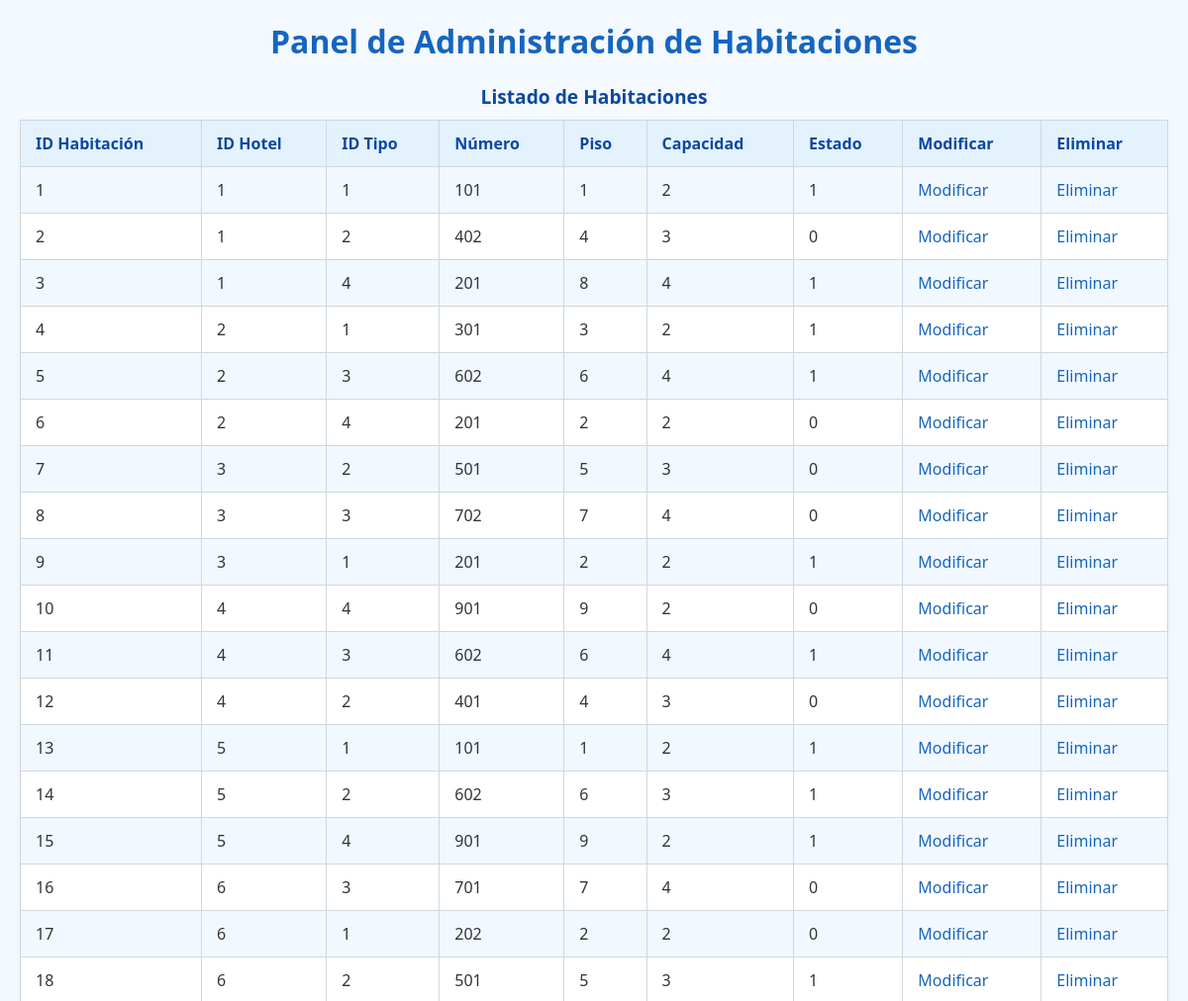
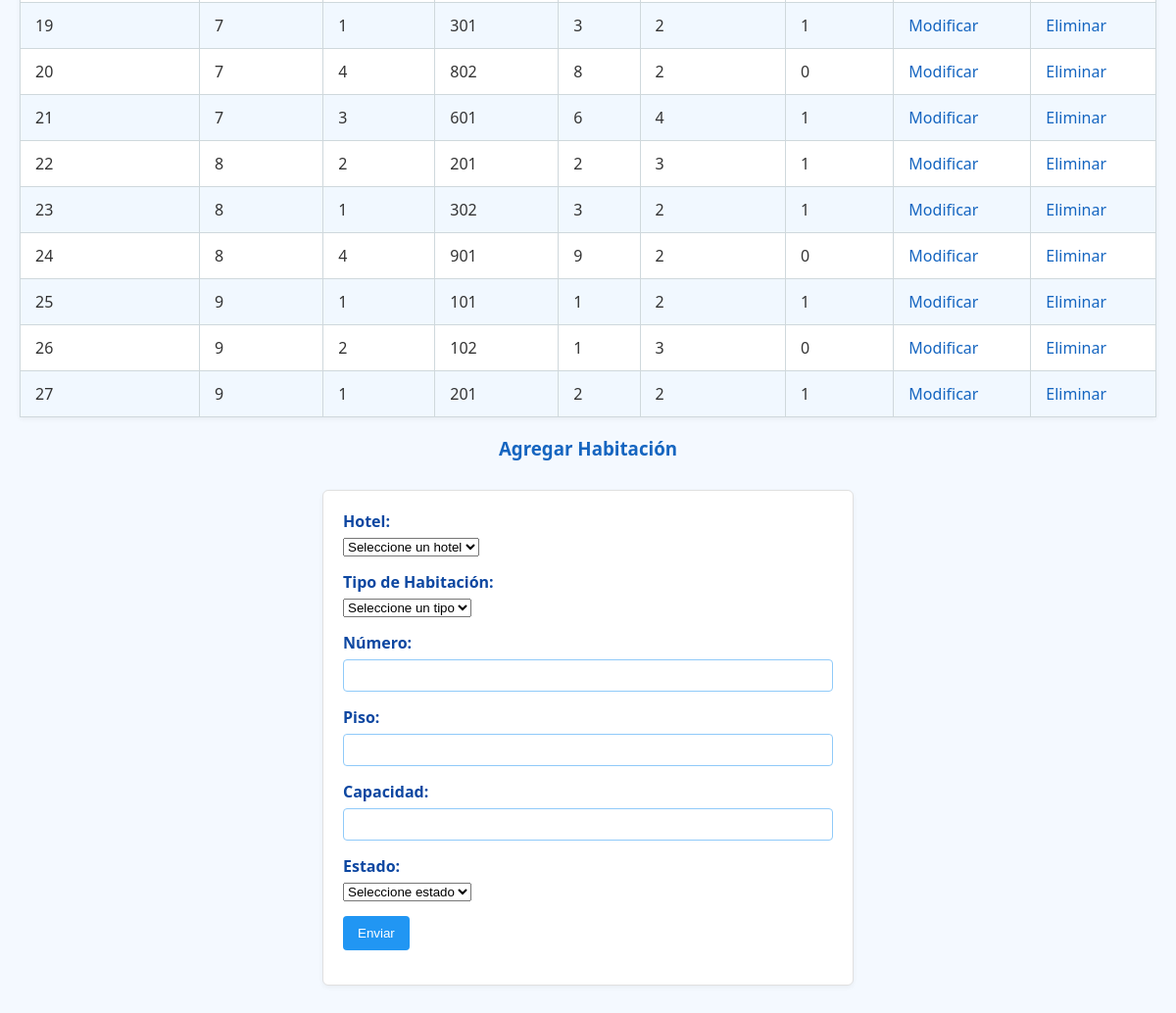
Page /admin/habitaciones/adminHabitacion.php on the committed database (2 pictures, top to bottom).
### tables this page shows
CREATE TABLE `habitacion` (
  `id_habitacion` int(11) NOT NULL,
  `id_hotel` int(11) NOT NULL,
  `id_tipo` int(11) NOT NULL,
  `numero` int(11) NOT NULL,
  `piso` int(11) NOT NULL,
  `capacidad` int(11) NOT NULL,
  `estado` tinyint(1) NOT NULL
);

### admin/habitaciones/adminHabitacion.php (the view, shortened to what this page needs)
<?php
$con = ConexionBD::obtenerInstancia()->obtenerConexion();
if ($con != NULL) {
    echo "
    <a href=\"../admin.php\">
    <h1>Panel de Administración de Habitaciones</h1>
    </a>
    ";
    $consulta = "SELECT id_habitacion, id_hotel, id_tipo, numero, piso, capacidad, estado FROM habitacion";
    $respuesta = mysqli_query($con, $consulta);
    echo "
    <table border='1'>
        <caption>Listado de Habitaciones</caption>
        <tr>
            <th>ID Habitación</th>
            <th>ID Hotel</th>
            <th>ID Tipo</th>
            <th>Número</th>
            <th>Piso</th>
            <th>Capacidad</th>
            <th>Estado</th>
            <th>Modificar</th>
            <th>Eliminar</th>
        </tr>
    ";
    while ($fila = mysqli_fetch_array($respuesta)) {
        echo "
        <tr>
            <td>{$fila['id_habitacion']}</td>
            <td>{$fila['id_hotel']}</td>
            <td>{$fila['id_tipo']}</td>
            <td>{$fila['numero']}</td>
            <td>{$fila['piso']}</td>
            <td>{$fila['capacidad']}</td>
            <td>{$fila['estado']}</td>
            <td><a href='modificar.php?id={$fila['id_habitacion']}'>Modificar</a></td>
            <td><a href='eliminar.php?id={$fila['id_habitacion']}'>Eliminar</a></td>
        </tr>
        ";
    }
    echo "</table>";
} else {
    echo "Error en la conexión a la base de datos.";
}
?>
<head>
    <link rel="stylesheet" href="../styles.css">
</head>
<h3>Agregar Habitación</h3>
<form action="agregar.php" method="post">
    <div>
        <label for="hotel">Hotel:</label>
        <select name="hotel" id="hotel" required>
            <option value="">Seleccione un hotel</option>
        </select>
    </div>
    <div>
        <label for="tipo">Tipo de Habitación:</label>
        <select name="tipo" id="tipo" required>
            <option value="">Seleccione un tipo</option>
        </select>
    </div>
    <div>
        <label for="num">Número:</label>
        <input id="num" name="num" type="text" required>
    </div>
    <div>
        <label for="pi">Piso:</label>
        <input id="pi" name="pi" type="text" required>
    </div>
    <div>
        <label for="cap">Capacidad:</label>
        <input id="cap" name="cap" type="text" required>
    </div>
    <div>
        <label for="esta">Estado:</label>
        <select name="esta" id="esta" required>
            <option value="">Seleccione estado</option>
        </select>
    </div>
    <div>
        <input type="submit" value="Enviar">
    </div>
</form>

### admin/styles.css (style rules this page uses)
h1, h2, h3 { color: #1565c0; text-align: center; }
table { width: 100%; border-collapse: collapse; margin-top: 20px; background-color: #ffffff; box-shadow: 0 2px 5px rgba(0, 0, 0, 0.05); }
table caption { font-size: 1.2em; margin-bottom: 10px; color: #0d47a1; font-weight: bold; }
th, td { padding: 12px 15px; border: 1px solid #cfd8dc; text-align: left; }
th { background-color: #e3f2fd; color: #0d47a1; }
tr:nth-child(even) { background-color: #f1f8ff; }
a { color: #1565c0; text-decoration: none; }
form { margin-top: 20px; max-width: 500px; padding: 20px; background-color: #ffffff; border: 1px solid #e0e0e0; border-radius: 6px; box-shadow: 0 2px 5px rgba(0, 0, 0, 0.05); margin: 30px auto; }
form div { margin-bottom: 15px; }
label { display: block; margin-bottom: 6px; font-weight: bold; color: #0d47a1; }
input[type="text"], input[type="number"], input[type="date"], input[type="file"] { width: 100%; padding: 8px; border: 1px solid #90caf9; border-radius: 4px; box-sizing: border-box; }
input[type="submit"] { background-color: #2196f3; color: white; border: none; padding: 10px 15px; border-radius: 4px; cursor: pointer; }

### rows in the picture
habitacion: id_habitacion "1", id_hotel "1", id_tipo "1", numero "101", piso "1", capacidad "2", estado "1"
habitacion: id_habitacion "2", id_hotel "1", id_tipo "2", numero "402", piso "4", capacidad "3", estado "0"
habitacion: id_habitacion "3", id_hotel "1", id_tipo "4", numero "201", piso "8", capacidad "4", estado "1"
habitacion: id_habitacion "4", id_hotel "2", id_tipo "1", numero "301", piso "3", capacidad "2", estado "1"
habitacion: id_habitacion "5", id_hotel "2", id_tipo "3", numero "602", piso "6", capacidad "4", estado "1"
habitacion: id_habitacion "6", id_hotel "2", id_tipo "4", numero "201", piso "2", capacidad "2", estado "0"
habitacion: id_habitacion "7", id_hotel "3", id_tipo "2", numero "501", piso "5", capacidad "3", estado "0"
habitacion: id_habitacion "8", id_hotel "3", id_tipo "3", numero "702", piso "7", capacidad "4", estado "0"
habitacion: id_habitacion "9", id_hotel "3", id_tipo "1", numero "201", piso "2", capacidad "2", estado "1"
habitacion: id_habitacion "10", id_hotel "4", id_tipo "4", numero "901", piso "9", capacidad "2", estado "0"
habitacion: id_habitacion "11", id_hotel "4", id_tipo "3", numero "602", piso "6", capacidad "4", estado "1"
habitacion: id_habitacion "12", id_hotel "4", id_tipo "2", numero "401", piso "4", capacidad "3", estado "0"
habitacion: id_habitacion "13", id_hotel "5", id_tipo "1", numero "101", piso "1", capacidad "2", estado "1"
habitacion: id_habitacion "14", id_hotel "5", id_tipo "2", numero "602", piso "6", capacidad "3", estado "1"
habitacion: id_habitacion "15", id_hotel "5", id_tipo "4", numero "901", piso "9", capacidad "2", estado "1"
habitacion: id_habitacion "16", id_hotel "6", id_tipo "3", numero "701", piso "7", capacidad "4", estado "0"
habitacion: id_habitacion "17", id_hotel "6", id_tipo "1", numero "202", piso "2", capacidad "2", estado "0"
habitacion: id_habitacion "18", id_hotel "6", id_tipo "2", numero "501", piso "5", capacidad "3", estado "1"
habitacion: id_habitacion "19", id_hotel "7", id_tipo "1", numero "301", piso "3", capacidad "2", estado "1"
habitacion: id_habitacion "20", id_hotel "7", id_tipo "4", numero "802", piso "8", capacidad "2", estado "0"
habitacion: id_habitacion "21", id_hotel "7", id_tipo "3", numero "601", piso "6", capacidad "4", estado "1"
habitacion: id_habitacion "22", id_hotel "8", id_tipo "2", numero "201", piso "2", capacidad "3", estado "1"
habitacion: id_habitacion "23", id_hotel "8", id_tipo "1", numero "302", piso "3", capacidad "2", estado "1"
habitacion: id_habitacion "24", id_hotel "8", id_tipo "4", numero "901", piso "9", capacidad "2", estado "0"
habitacion: id_habitacion "25", id_hotel "9", id_tipo "1", numero "101", piso "1", capacidad "2", estado "1"
habitacion: id_habitacion "26", id_hotel "9", id_tipo "2", numero "102", piso "1", capacidad "3", estado "0"
habitacion: id_habitacion "27", id_hotel "9", id_tipo "1", numero "201", piso "2", capacidad "2", estado "1"
